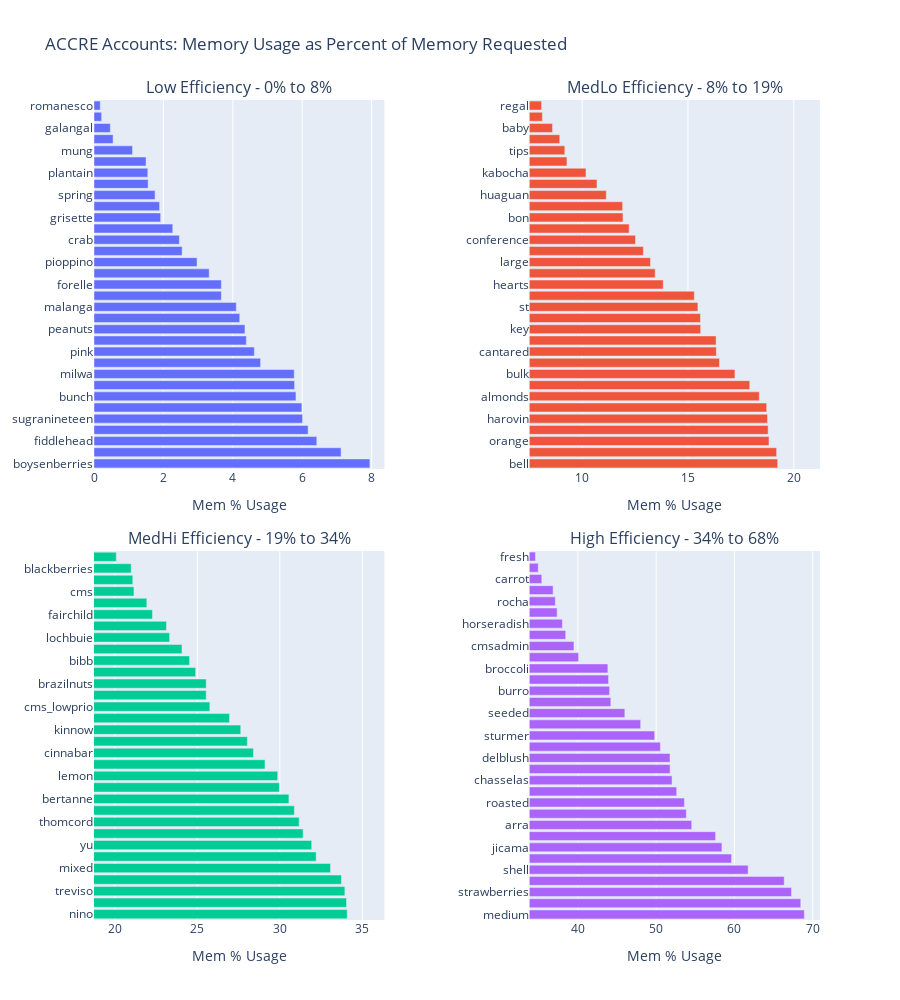

This figure's notebook cell:
### Code cell
fig.show()

### Figure 1 — Plotly figure (JSON) as saved in the notebook; plotly's stock layout.template omitted (floating-point values rounded to 4 significant figures; data arrays with more than 128 entries replaced by an {"elided": "..."} marker saying what was removed)
{"data": [{"hovertext": {"elided": "131 str values"}, "name": "Low", "orientation": "h", "type": "bar", "x": [7.95, 7.12, 6.42, 6.17, 6.01, 5.99, 5.82, 5.78, 5.77, 4.8, 4.62, 4.39, 4.35, 4.2, 4.1, 3.67, 3.67, 3.32, 2.97, 2.54, 2.46, 2.27, 1.92, 1.89, 1.76, 1.56, 1.55, 1.5, 1.11, 0.55, 0.47, 0.22, 0.18], "xaxis": "x", "y": ["boysenberries", "portabella", "fiddlehead", "tree", "sugranineteen", "angelys", "bunch", "atemoyas", "milwa", "long", "pink", "mache", "peanuts", "white", "malanga", "emmons", "forelle", "amaranth", "pioppino", "wood", "crab", "purple", "grisette", "pitted", "spring", "pasilla", "plantain", "chayote", "mung", "cocktail", "galangal", "plumcot", "romanesco"], "yaxis": "y"}, {"hovertext": {"elided": "131 str values"}, "name": "MedLo", "orientation": "h", "type": "bar", "x": [19.24, 19.19, 18.83, 18.79, 18.76, 18.72, 18.37, 17.92, 17.22, 16.49, 16.34, 16.33, 15.6, 15.59, 15.47, 15.3, 13.83, 13.45, 13.23, 12.89, 12.52, 12.22, 11.93, 11.91, 11.14, 10.7, 10.18, 9.28, 9.18, 8.94, 8.6, 8.12, 8.08], "xaxis": "x2", "y": ["bell", "ingrid", "orange", "muscat", "harovin", "clara", "almonds", "casaba", "bulk", "round", "cantared", "carambola", "key", "sharlin", "st", "lollo", "hearts", "bay", "large", "horn", "conference", "leaves", "bon", "oroblanco", "huaguan", "pecans", "kabocha", "sunburst", "tips", "pickling", "baby", "polk", "regal"], "yaxis": "y2"}, {"hovertext": {"elided": "131 str values"}, "name": "MedHi", "orientation": "h", "type": "bar", "x": [34.08, 34.04, 33.94, 33.73, 33.07, 32.2, 31.93, 31.41, 31.17, 30.88, 30.55, 29.97, 29.87, 29.1, 28.4, 28.03, 27.63, 26.95, 25.76, 25.54, 25.54, 24.9, 24.53, 24.07, 23.32, 23.13, 22.28, 21.94, 21.16, 21.09, 20.99, 20.09], "xaxis": "x3", "y": ["nino", "dill", "treviso", "alkmene", "mixed", "minnewashta", "yu", "cep", "thomcord", "belle", "bertanne", "cactus", "lemon", "baking", "cinnabar", "winged", "kinnow", "garlic", "cms_lowprio", "galia", "brazilnuts", "lychees", "bibb", "water", "lochbuie", "concord", "fairchild", "chickpeas", "cms", "celery", "blackberries", "serrano"], "yaxis": "y3"}, {"hovertext": {"elided": "131 str values"}, "name": "High", "orientation": "h", "type": "bar", "x": [68.93, 68.47, 67.29, 66.36, 61.75, 59.63, 58.4, 57.59, 54.54, 53.85, 53.61, 52.62, 52.03, 51.78, 51.77, 50.54, 49.81, 48.02, 46, 44.21, 44.05, 43.92, 43.83, 40.09, 39.5, 38.45, 38.02, 37.35, 37.12, 36.84, 35.39, 34.94, 34.59], "xaxis": "x4", "y": ["medium", "mignonette", "strawberries", "antares", "shell", "shiny", "jicama", "texas", "arra", "shallots", "roasted", "summer", "chasselas", "pinova", "delblush", "wax", "sturmer", "chipilin", "seeded", "retailer", "burro", "kumquat", "broccoli", "pepino", "cmsadmin", "josephine", "horseradish", "sweet", "rocha", "sunflower", "carrot", "anise", "fresh"], "yaxis": "y4"}], "layout": {"annotations": [{"font": {"size": 16}, "showarrow": false, "text": "Low Efficiency - 0% to 8%", "x": 0.2, "xanchor": "center", "xref": "paper", "y": 1, "yanchor": "bottom", "yref": "paper"}, {"font": {"size": 16}, "showarrow": false, "text": "MedLo Efficiency - 8% to 19%", "x": 0.8, "xanchor": "center", "xref": "paper", "y": 1, "yanchor": "bottom", "yref": "paper"}, {"font": {"size": 16}, "showarrow": false, "text": "MedHi Efficiency - 19% to 34%", "x": 0.2, "xanchor": "center", "xref": "paper", "y": 0.45, "yanchor": "bottom", "yref": "paper"}, {"font": {"size": 16}, "showarrow": false, "text": "High Efficiency - 34% to 68%", "x": 0.8, "xanchor": "center", "xref": "paper", "y": 0.45, "yanchor": "bottom", "yref": "paper"}], "height": 1000, "showlegend": false, "title": {"text": "ACCRE Accounts: Memory Usage as Percent of Memory Requested"}, "xaxis": {"anchor": "y", "domain": [0, 0.4], "title": {"text": "Mem % Usage"}}, "xaxis2": {"anchor": "y2", "domain": [0.6, 1], "range": [7.515, 21.24], "title": {"text": "Mem % Usage"}}, "xaxis3": {"anchor": "y3", "domain": [0, 0.4], "range": [18.74, 36.34], "title": {"text": "Mem % Usage"}}, "xaxis4": {"anchor": "y4", "domain": [0.6, 1], "range": [33.84, 70.93], "title": {"text": "Mem % Usage"}}, "yaxis": {"anchor": "x", "domain": [0.55, 1]}, "yaxis2": {"anchor": "x2", "domain": [0.55, 1]}, "yaxis3": {"anchor": "x3", "domain": [0, 0.45]}, "yaxis4": {"anchor": "x4", "domain": [0, 0.45]}}}
